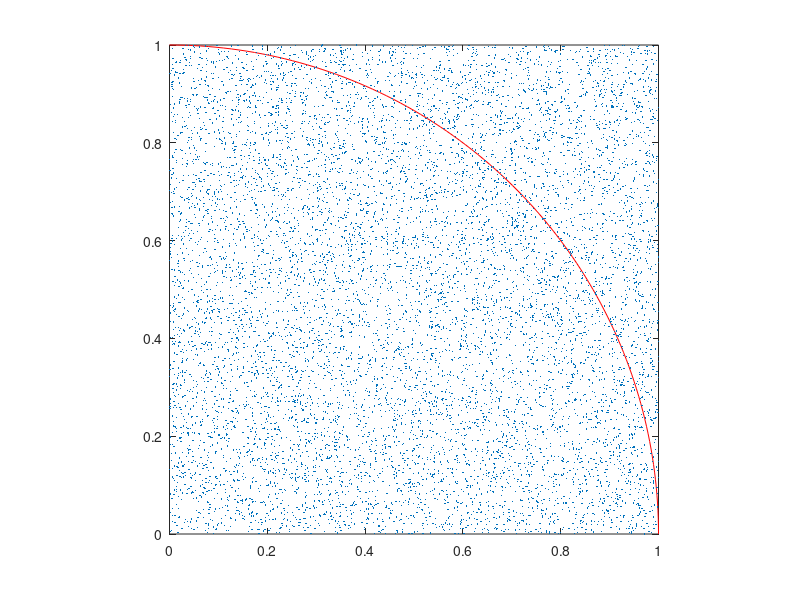

Here is the MATLAB script that generated this plot:
clc
clear all

% Define the angle range
theta = linspace(0, pi/2, 100);

% Define the radius of the circle
radius = 1;
x = radius * cos(theta);
y = radius * sin(theta);

N = 10^4;

rand_x = zeros(1,N);
rand_y = zeros(1,N);

points_inside = 0;

for i = 1:N
  rand_x(i) = rand();
  rand_y(i) = rand();

  distance = sqrt(rand_x(i)^2 + rand_y(i)^2);

  if distance < radius
    points_inside += 1;
  endif

endfor

% Plot the circle
plot(x, y, "r");
hold on;
scatter(rand_x , rand_y, 1, "filled") # 1 is for the size of the point
axis([0 1 0 1])
axis equal
set(gcf, 'Position', [100 100 1000 700])


mypi = 4*points_inside/N
